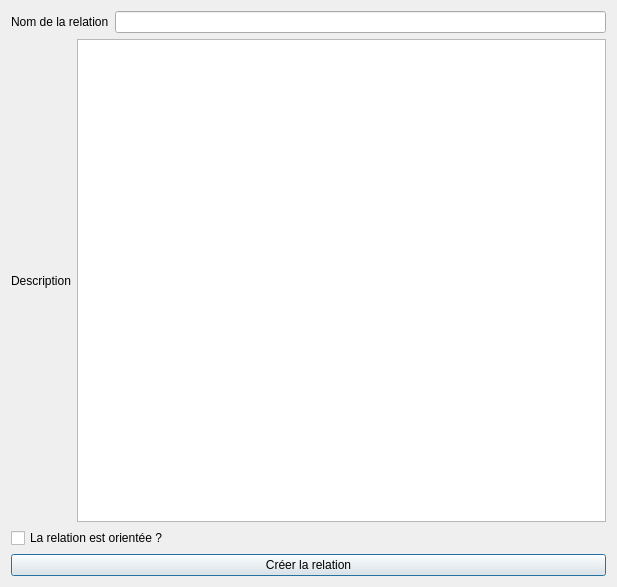
<?xml version="1.0" encoding="UTF-8"?>
<ui version="4.0">
 <class>addrelationdialog</class>
 <widget class="QDialog" name="addrelationdialog">
  <property name="geometry">
   <rect>
    <x>0</x>
    <y>0</y>
    <width>617</width>
    <height>587</height>
   </rect>
  </property>
  <property name="windowTitle">
   <string>Nouvelle relation</string>
  </property>
  <layout class="QVBoxLayout" name="verticalLayout">
   <item>
    <layout class="QHBoxLayout" name="nameLayout">
     <item>
      <widget class="QLabel" name="nameLabel">
       <property name="text">
        <string>Nom de la relation</string>
       </property>
      </widget>
     </item>
     <item>
      <widget class="QLineEdit" name="nameEdit"/>
     </item>
    </layout>
   </item>
   <item>
    <layout class="QHBoxLayout" name="descLayout">
     <item>
      <widget class="QLabel" name="descriptionLabel">
       <property name="text">
        <string>Description</string>
       </property>
      </widget>
     </item>
     <item>
      <widget class="QTextEdit" name="descEdit"/>
     </item>
    </layout>
   </item>
   <item>
    <layout class="QHBoxLayout" name="horizontalLayout">
     <item>
      <widget class="QCheckBox" name="orientedCheckBox">
       <property name="text">
        <string>La relation est orientée ?</string>
       </property>
      </widget>
     </item>
     <item>
      <widget class="QLabel" name="notificationLabel">
       <property name="text">
        <string/>
       </property>
      </widget>
     </item>
    </layout>
   </item>
   <item>
    <widget class="QPushButton" name="submitButton">
     <property name="text">
      <string>Créer la relation</string>
     </property>
    </widget>
   </item>
  </layout>
 </widget>
 <resources/>
 <connections/>
</ui>
